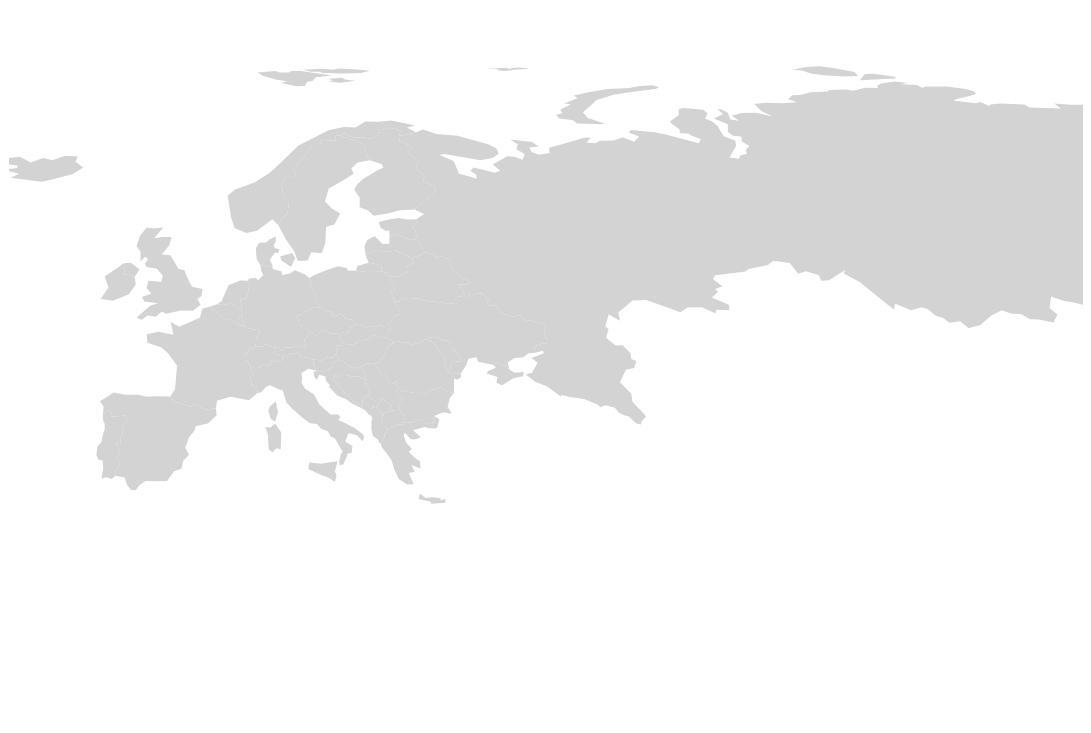

Notebook cell for this chart:
### Code cell
import geopandas as gpd
custom_world = gpd.read_file('europe.geo.json')
# custom_world = alt.topo_feature('https://github.com/bkarduck/custom-jsons/blob/main/europe.geo.json', 'geometry')

europe = alt.Chart(custom_world).mark_geoshape(color='lightgrey').encode(   
tooltip=[alt.Tooltip('name:N', title='Country')]
).properties(
    width=600,
    height=400
).project(
    scale=400, translate=[100, 550]
)
europe
